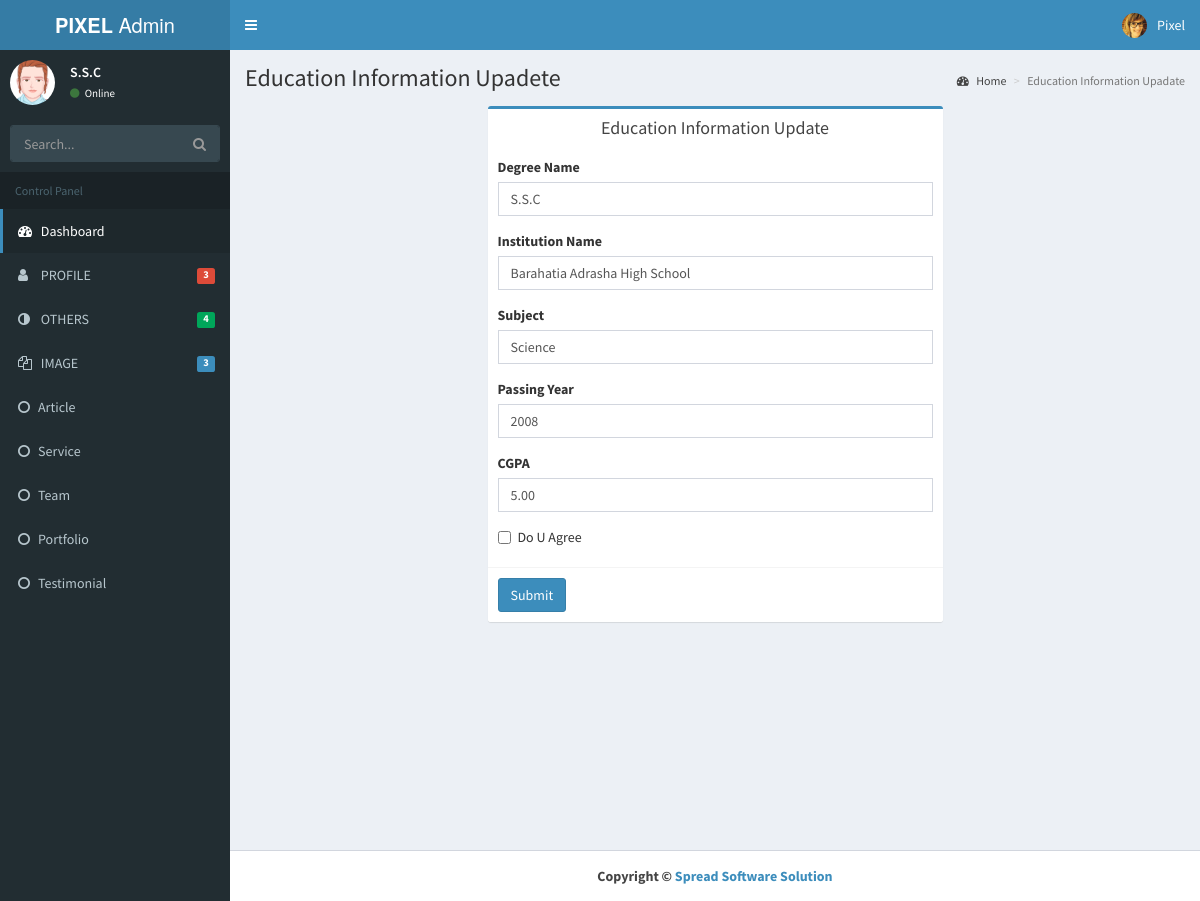
Screenshot of /admin/dashboard.php?page=update_education_content&id=6 (signed in) with the database file from the repository.
### tables this page shows
CREATE TABLE IF NOT EXISTS `education_info` (
`id` int(11) NOT NULL,
  `degreeName` varchar(50) DEFAULT NULL,
  `institutionName` varchar(255) DEFAULT NULL,
  `subject` varchar(50) DEFAULT NULL,
  `passYear` varchar(50) DEFAULT NULL,
  `cgpa` varchar(50) DEFAULT NULL
);

### core/dbe.inc.php (called while the page is built, shortened)
<?php
    function connect() {
        $mysql_host = 'localhost';
        $mysql_user = 'root';
        $mysql_pass = '';
        $mysql_db = 'blogadmin';
        static $connection;
        if(!isset($connection)) {
            $connection = mysqli_connect($mysql_host,$mysql_user,$mysql_pass,$mysql_db);
        }
        return $connection;
    }
    function query($query) {
        $connection = connect();
        $result = mysqli_query($connection,$query);
        return $result;
    }
    function fetchData($query) {
        $rows = array();
        $result = query($query);
        while ($row = mysqli_fetch_assoc($result)) {
            $rows[] = $row;
        }
        return $rows;
    }
?>

### components/adminuser/update_education_content.php (the view, shortened to what this page needs)
<?php
	$id = $_GET['id'];
	$select = "select * from education_info where id = '$id'";
	$select_q= query($select);
	if ($select_q == true)
		{
			$record = fetchData($select);
                    foreach ($record as $data) {
					$degreeName = $data['degreeName'];
	                $institutionName = $data['institutionName'];
                    $subject = $data['subject'];
                    $passYear = $data['passYear'];
                    $cgpa = $data['cgpa'];
				}
		}
?>
  <div class="content-wrapper">
        <section class="content-header">
          <h1>
            Education Information Upadete
          </h1>
          <ol class="breadcrumb">
            <li><a href="#"><i class="fa fa-dashboard"></i> Home</a></li>
            <li class="active">Education Information Upadate</li>
          </ol>
        </section>
        <section class="content">
          <div class="row">
            <div class="col-md-6 col-md-offset-3">
              <div class="box box-primary">
                <div class="box-header" style="text-align:center">
                  <h3 class="box-title">Education Information Update</h3>
                </div>
                <form role="form" method="post" name="slide" id = "slide" enctype="multipart/form-data">
                  <div class="box-body">
                    <div class="form-group">
                      <label for="degreeName">Degree Name</label>
                      <input type="text" class="form-control" id="degreeName" name="degreeName" value="<?php echo $degreeName;?>">
                    </div>
                    <div class="form-group">
                      <label for="institutionName">Institution Name</label>
                      <input type="text" class="form-control" id="institutionName"  name="institutionName" value="<?php echo $institutionName;?>">
                    </div>
                    <div class="form-group">
                      <label for="subject">Subject</label>
                      <input type="text" class="form-control" id="subject" name="subject" value="<?php echo $subject;?>">
                    </div>
                    <div class="form-group">
                      <label for="passYear">Passing Year</label>
                      <input type="text" class="form-control" id="passYear" name="passYear" value="<?php echo $passYear;?>">
                    </div>
                    <div class="form-group">
                      <label for="cgpa">CGPA</label>
                      <input type="text" class="form-control" id="cgpa" name="cgpa" value="<?php echo $cgpa;?>">
                    </div>
                    <div class="checkbox">
                      <label>
                        <input type="checkbox"> Do U Agree
                      </label>
                    </div>
                  </div>
                  <div class="box-footer">
                    <button type="submit" class="btn btn-primary" name="upload" id="upload">Submit</button>
                  </div>
                </form>
              </div>
            </div>
          </div>
        </section>
</div>

### rows the page displays
education_info: degreeName "S.S.C", institutionName "Barahatia Adrasha High School", subject "Science", passYear "2008", cgpa "5.00"

### other values shown
$_SESSION['userName'] "S.S.C"
